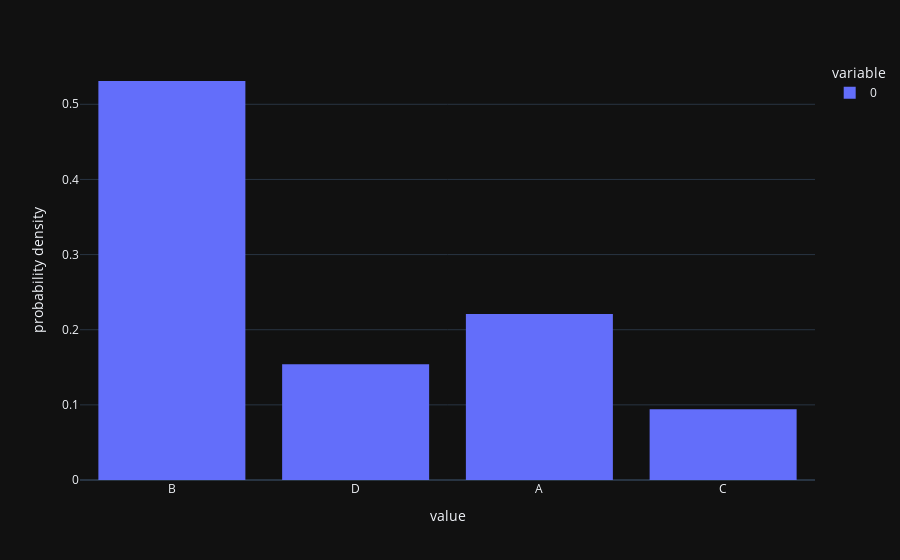

Here is the notebook cell this chart was saved with:
### Code cell
constructor_test = Constructuer_Chaine_Markovienne(states=("A","B","C","D"),
                         mu_zero_dis=get_a_random_distribution(4),
                         transitions=[get_a_random_distribution(4) for i in range(4)])
test1 = Chaine_Markovienne(constructor=constructor_test)
print(test1)
test1.empiricLikelihood()

### Figure 1 — Plotly figure (JSON) as saved in the notebook; plotly's stock layout.template omitted (floating-point values rounded to 4 significant figures; data arrays with more than 128 entries replaced by an {"elided": "..."} marker saying what was removed)
{"data": [{"bingroup": "x", "histnorm": "probability density", "hovertemplate": "variable=0<br>value=%{x}<br>probability density=%{y}<extra></extra>", "legendgroup": "0", "marker": {"color": "#636efa", "pattern": {"shape": ""}}, "name": "0", "orientation": "v", "showlegend": true, "type": "histogram", "x": {"elided": "1000 str values"}, "xaxis": "x", "yaxis": "y"}], "layout": {"barmode": "relative", "legend": {"title": {"text": "variable"}, "tracegroupgap": 0}, "margin": {"t": 60}, "xaxis": {"anchor": "y", "domain": [0, 1], "title": {"text": "value"}}, "yaxis": {"anchor": "x", "domain": [0, 1], "title": {"text": "probability density"}}}}
